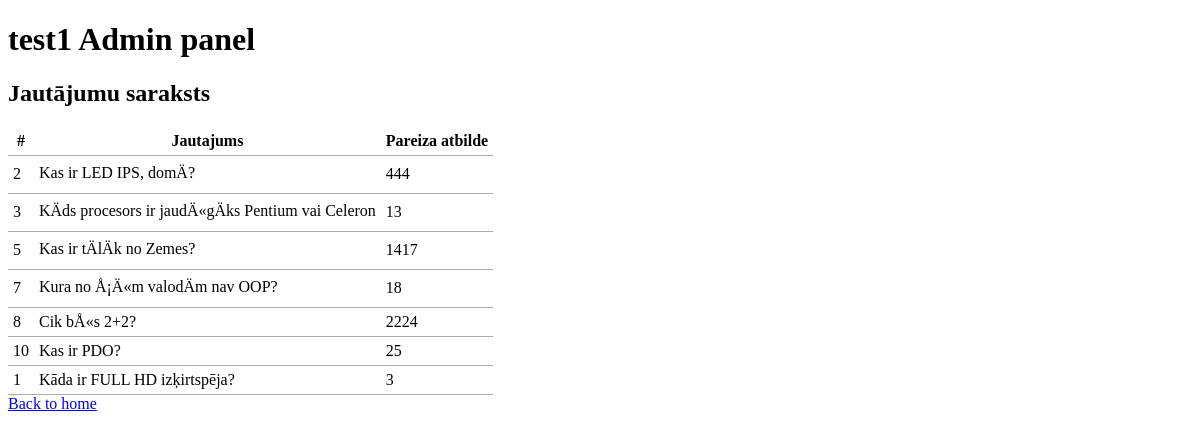
Screenshot of /11/read.php with the database file from the repository.
### tables this page shows
CREATE TABLE `test1_jautajumi` (
  `id` int(11) UNSIGNED NOT NULL,
  `jautajums` varchar(60) NOT NULL,
  `pareizaAtbilde` int(3) NOT NULL,
  `date` timestamp NOT NULL DEFAULT CURRENT_TIMESTAMP ON UPDATE CURRENT_TIMESTAMP
);

### common.php (called while the page is built, shortened)
<?php
function escape($html) {
    return htmlspecialchars($html, ENT_QUOTES | ENT_SUBSTITUTE, "UTF-8");
}

### 11/read.php (the view)
<?php
require "../config.php";
require "../common.php";
try {
  $connection = new PDO($dsn, $username, $password, $options);
  $sql = "SELECT * FROM test1_jautajumi";
  $statement = $connection->prepare($sql);
  $statement->execute();
  $result = $statement->fetchAll();
} catch(PDOException $error) {
  echo $sql . "<br>" . $error->getMessage();
}
?>
<?php require "templates/header.php"; ?>
<h2>Jautājumu saraksts</h2>
<table>
    <thead>
        <tr>
            <th>#</th>
            <th>Jautajums</th>
            <th>Pareiza atbilde</th>
        </tr>
    </thead>
    <tbody>
    <?php foreach ($result as $row) : ?>
        <tr>
            <td><?php echo escape($row["id"]); ?></td>
            <td><?php echo escape($row["jautajums"]); ?></td>
            <td><?php echo escape($row["pareizaAtbilde"]); ?></td>
        </tr>
    <?php endforeach; ?>
    </tbody>
</table>
<a href="index.php">Back to home</a>
<?php require "templates/footer.php"; ?>

### 11/css/style.css (style rules this page uses)
table { border-collapse: collapse; border-spacing: 0; }
td, th { padding: 5px; border-bottom: 1px solid #aaa; }

### rows the page displays
test1_jautajumi: id "2", jautajums "Kas ir LED IPS, domÄ?", pareizaAtbilde "444"
test1_jautajumi: id "3", jautajums "KÄds procesors ir jaudÄ«gÄks Pentium vai Celeron", pareizaAtbilde "13"
test1_jautajumi: id "5", jautajums "Kas ir tÄlÄk no Zemes?", pareizaAtbilde "1417"
test1_jautajumi: id "7", jautajums "Kura no Å¡Ä«m valodÄm nav OOP?", pareizaAtbilde "18"
test1_jautajumi: id "8", jautajums "Cik bÅ«s 2+2?", pareizaAtbilde "2224"
test1_jautajumi: id "10", jautajums "Kas ir PDO?", pareizaAtbilde "25"
test1_jautajumi: id "1", jautajums "Kāda ir FULL HD izķirtspēja?", pareizaAtbilde "3"
